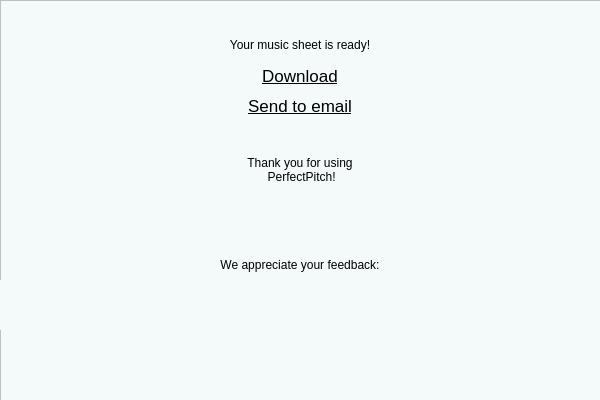
<?xml version="1.0" encoding="UTF-8"?>
<ui version="4.0">
 <class>endingWindow</class>
 <widget class="QWidget" name="endingWindow">
  <property name="geometry">
   <rect>
    <x>0</x>
    <y>0</y>
    <width>600</width>
    <height>400</height>
   </rect>
  </property>
  <property name="windowTitle">
   <string>Form</string>
  </property>
  <property name="styleSheet">
   <string notr="true">background-color: rgb(244, 249, 250);</string>
  </property>
  <widget class="QFrame" name="endingWindow_frame">
   <property name="geometry">
    <rect>
     <x>0</x>
     <y>0</y>
     <width>800</width>
     <height>600</height>
    </rect>
   </property>
   <property name="styleSheet">
    <string notr="true">background-color: rgb(244, 249, 250);</string>
   </property>
   <property name="frameShape">
    <enum>QFrame::StyledPanel</enum>
   </property>
   <property name="frameShadow">
    <enum>QFrame::Raised</enum>
   </property>
   <widget class="QLabel" name="readyLable">
    <property name="geometry">
     <rect>
      <x>200</x>
      <y>20</y>
      <width>200</width>
      <height>50</height>
     </rect>
    </property>
    <property name="styleSheet">
     <string notr="true">font: 14pt &quot;Arial&quot;;</string>
    </property>
    <property name="text">
     <string>Your music sheet is ready!</string>
    </property>
    <property name="alignment">
     <set>Qt::AlignCenter</set>
    </property>
   </widget>
   <widget class="QLabel" name="feedback">
    <property name="geometry">
     <rect>
      <x>200</x>
      <y>240</y>
      <width>200</width>
      <height>50</height>
     </rect>
    </property>
    <property name="styleSheet">
     <string notr="true">font: 12pt &quot;Arial&quot;;</string>
    </property>
    <property name="text">
     <string>We appreciate your feedback:</string>
    </property>
    <property name="alignment">
     <set>Qt::AlignCenter</set>
    </property>
   </widget>
   <widget class="QPushButton" name="downloadButton">
    <property name="geometry">
     <rect>
      <x>200</x>
      <y>60</y>
      <width>200</width>
      <height>32</height>
     </rect>
    </property>
    <property name="font">
     <font>
      <family>Arial</family>
      <pointsize>13</pointsize>
      <italic>false</italic>
      <bold>false</bold>
      <underline>true</underline>
     </font>
    </property>
    <property name="styleSheet">
     <string notr="true">font: 13pt &quot;Arial&quot;;
background-color: rgb(244, 249, 250);
border: none;
</string>
    </property>
    <property name="text">
     <string>Download</string>
    </property>
   </widget>
   <widget class="QPushButton" name="emailButton">
    <property name="geometry">
     <rect>
      <x>200</x>
      <y>90</y>
      <width>200</width>
      <height>32</height>
     </rect>
    </property>
    <property name="font">
     <font>
      <family>Arial</family>
      <pointsize>13</pointsize>
      <italic>false</italic>
      <bold>false</bold>
      <underline>true</underline>
     </font>
    </property>
    <property name="styleSheet">
     <string notr="true">font: 13pt &quot;Arial&quot;;
background-color: rgb(244, 249, 250);
border: none;
</string>
    </property>
    <property name="text">
     <string>Send to email</string>
    </property>
   </widget>
   <widget class="QFrame" name="starFrame">
    <property name="geometry">
     <rect>
      <x>0</x>
      <y>280</y>
      <width>600</width>
      <height>50</height>
     </rect>
    </property>
    <property name="styleSheet">
     <string notr="true">border: none;</string>
    </property>
    <property name="frameShape">
     <enum>QFrame::StyledPanel</enum>
    </property>
    <property name="frameShadow">
     <enum>QFrame::Raised</enum>
    </property>
    <widget class="QPushButton" name="star5">
     <property name="geometry">
      <rect>
       <x>380</x>
       <y>10</y>
       <width>30</width>
       <height>30</height>
      </rect>
     </property>
     <property name="styleSheet">
      <string notr="true">border: none;
background-color: rgb(244, 249, 250);</string>
     </property>
     <property name="text">
      <string/>
     </property>
     <property name="icon">
      <iconset>
       <normaloff>../images/starWhite.jpg</normaloff>../images/starWhite.jpg</iconset>
     </property>
     <property name="iconSize">
      <size>
       <width>30</width>
       <height>30</height>
      </size>
     </property>
     <property name="checkable">
      <bool>false</bool>
     </property>
    </widget>
    <widget class="QPushButton" name="star2">
     <property name="geometry">
      <rect>
       <x>230</x>
       <y>10</y>
       <width>30</width>
       <height>30</height>
      </rect>
     </property>
     <property name="styleSheet">
      <string notr="true">border: none;
background-color: rgb(244, 249, 250);</string>
     </property>
     <property name="text">
      <string/>
     </property>
     <property name="icon">
      <iconset>
       <normaloff>../images/starWhite.jpg</normaloff>../images/starWhite.jpg</iconset>
     </property>
     <property name="iconSize">
      <size>
       <width>30</width>
       <height>30</height>
      </size>
     </property>
     <property name="checkable">
      <bool>false</bool>
     </property>
    </widget>
    <widget class="QPushButton" name="star4">
     <property name="geometry">
      <rect>
       <x>330</x>
       <y>10</y>
       <width>30</width>
       <height>30</height>
      </rect>
     </property>
     <property name="styleSheet">
      <string notr="true">border: none;
background-color: rgb(244, 249, 250);</string>
     </property>
     <property name="text">
      <string/>
     </property>
     <property name="icon">
      <iconset>
       <normaloff>../images/starWhite.jpg</normaloff>../images/starWhite.jpg</iconset>
     </property>
     <property name="iconSize">
      <size>
       <width>30</width>
       <height>30</height>
      </size>
     </property>
     <property name="checkable">
      <bool>false</bool>
     </property>
    </widget>
    <widget class="QPushButton" name="star1">
     <property name="geometry">
      <rect>
       <x>180</x>
       <y>10</y>
       <width>30</width>
       <height>30</height>
      </rect>
     </property>
     <property name="styleSheet">
      <string notr="true">border: none;
background-color: rgb(244, 249, 250);</string>
     </property>
     <property name="text">
      <string/>
     </property>
     <property name="icon">
      <iconset>
       <normaloff>../images/starWhite.jpg</normaloff>../images/starWhite.jpg</iconset>
     </property>
     <property name="iconSize">
      <size>
       <width>30</width>
       <height>30</height>
      </size>
     </property>
     <property name="checkable">
      <bool>false</bool>
     </property>
    </widget>
    <widget class="QPushButton" name="star3">
     <property name="geometry">
      <rect>
       <x>280</x>
       <y>10</y>
       <width>30</width>
       <height>30</height>
      </rect>
     </property>
     <property name="styleSheet">
      <string notr="true">border: none;
background-color: rgb(244, 249, 250);</string>
     </property>
     <property name="text">
      <string/>
     </property>
     <property name="icon">
      <iconset>
       <normaloff>../images/starWhite.jpg</normaloff>../images/starWhite.jpg</iconset>
     </property>
     <property name="iconSize">
      <size>
       <width>30</width>
       <height>30</height>
      </size>
     </property>
     <property name="checkable">
      <bool>false</bool>
     </property>
    </widget>
   </widget>
   <widget class="QLabel" name="thanksLabel">
    <property name="geometry">
     <rect>
      <x>175</x>
      <y>120</y>
      <width>250</width>
      <height>100</height>
     </rect>
    </property>
    <property name="styleSheet">
     <string notr="true">font: 24pt &quot;Arial&quot;;</string>
    </property>
    <property name="text">
     <string>Thank you for using
 PerfectPitch!</string>
    </property>
    <property name="alignment">
     <set>Qt::AlignCenter</set>
    </property>
   </widget>
   <widget class="QPushButton" name="logoButton">
    <property name="geometry">
     <rect>
      <x>500</x>
      <y>10</y>
      <width>70</width>
      <height>70</height>
     </rect>
    </property>
    <property name="font">
     <font>
      <family>Arial</family>
      <underline>false</underline>
     </font>
    </property>
    <property name="styleSheet">
     <string notr="true">background-color: rgb(244, 249, 250);
border: none;
color: black;</string>
    </property>
    <property name="text">
     <string/>
    </property>
    <property name="icon">
     <iconset>
      <normaloff>../images/icon_whiteBackground.png</normaloff>../images/icon_whiteBackground.png</iconset>
    </property>
    <property name="iconSize">
     <size>
      <width>70</width>
      <height>70</height>
     </size>
    </property>
   </widget>
  </widget>
 </widget>
 <resources/>
 <connections/>
</ui>
